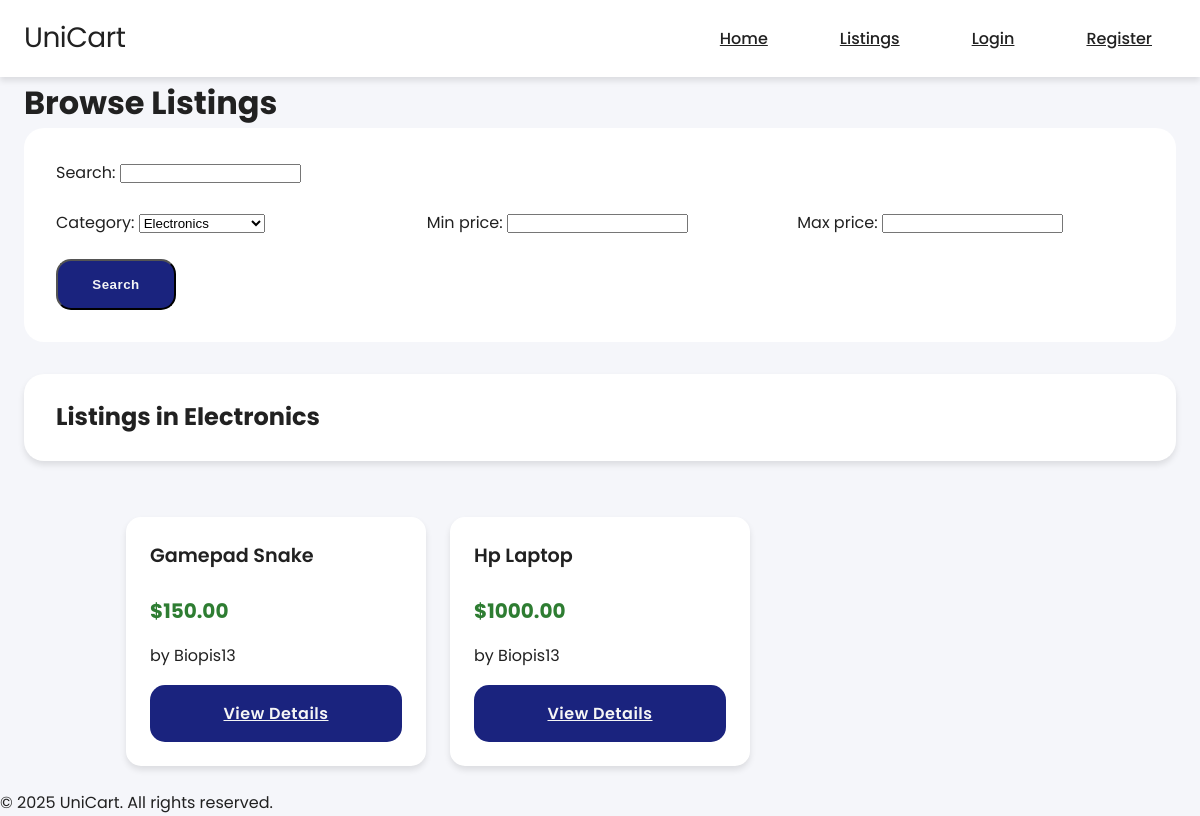
The app's page /listings/?category=1 with its own data.
### marketplace/models.py (models this page shows, shortened)
class Category(models.Model):
    name = models.CharField(max_length=100)
    def __str__(self):
        return self.name
    class Meta:
        verbose_name_plural = "Categories"

class Listing(models.Model):
    title = models.CharField(max_length=200)
    description = models.TextField()
    price = models.DecimalField(max_digits=10, decimal_places=2)
    image = models.ImageField(upload_to='listings/',blank=True,null=True)
    date = models.DateTimeField(auto_now_add=True)
    seller = models.ForeignKey(User, on_delete=models.CASCADE)
    categories = models.ManyToManyField('Category')

### marketplace/views.py (the view)
# urls.py: path('listings/', views.listing_list, name='listing_list'),
def listing_list(request):
    listings = Listing.objects.all()
    form = ListingSearchForm(request.GET)
    if form.is_valid():
        if form.cleaned_data.get('category'):
            listings = listings.filter(categories=form.cleaned_data['category'])
        if form.cleaned_data.get('min_price'):
            listings = listings.filter(price__gte=form.cleaned_data['min_price'])
        if form.cleaned_data.get('max_price'):
            listings = listings.filter(price__lte=form.cleaned_data['max_price'])
        if form.cleaned_data.get('query'):
            listings = listings.filter(title__icontains=form.cleaned_data['query'])
    return render(request, 'marketplace/listing_list.html', {
        'listings': listings,
        'form': form,
        'selected_category': form.cleaned_data.get('category') if form.is_valid() else None
    })

### marketplace/forms.py
class ListingSearchForm(forms.Form):
    query = forms.CharField(required=False, label='Search')
    category = forms.ModelChoiceField(
        queryset=Category.objects.all(),
        required=False,
        empty_label="All Categories"
    )
    min_price = forms.DecimalField(required=False, min_value=0)
    max_price = forms.DecimalField(required=False, min_value=0)
    university = forms.CharField(required=False)

### templates/marketplace/listing_list.html (shortened to what this page needs)
{% extends 'base.html' %}
{% block content %}
<div class="container">
    <div class="listings-page">
        <div class="listings-header">
            <h1>Browse Listings</h1>
        </div>
        <div class="search-section">
            <form method="get" class="search-form">
                <div class="search-box">
                    {{ form.query.label_tag }}
                    {{ form.query }}
                </div>
                <div class="filter-grid">
                    <div class="filter-group">
                        {{ form.category.label_tag }}
                        {{ form.category }}
                    </div>
                    <div class="filter-group">
                        {{ form.min_price.label_tag }}
                        {{ form.min_price }}
                    </div>
                    <div class="filter-group">
                        {{ form.max_price.label_tag }}
                        {{ form.max_price }}
                    </div>
                </div>
                <button type="submit" class="btn btn-secondary">Search</button>
            </form>
        </div>
        {% if selected_category %}
        <div class="category-header">
            <h2>Listings in {{ selected_category.name }}</h2>
        </div>
        {% endif %}
        <div class="listings-grid">
            {% for listing in listings %}
            <div class="listing-card">
                <div class="listing-content">
                    <h3>{{ listing.title }}</h3>
                    <p class="price">${{ listing.price }}</p>
                    <p class="seller">by {{ listing.seller.username }}</p>
                    <a href="{% url 'listing_detail' listing.pk %}" class="btn btn-secondary">View Details</a>
                </div>
            </div>
            {% empty %}
            <div class="no-listings">
                <p>No listings found {% if selected_category %}in {{ selected_category.name }}{% endif %}</p>
            </div>
            {% endfor %}
        </div>
    </div>
</div>
{% endblock %}

### static/css/style.css (style rules this page uses)
:root { --primary-color: #1a237e; --accent-color: #1976d2; --success-color: #2e7d32; --warning-color: #f57f17; --danger-color: #c62828; --text-color: #212121; --text-light: #f5f5f5; --light-bg: #f5f5f5; --card-bg: #ffffff; --border-color: #e0e0e0; --border-radius: 20px; --border-radius-sm: 15px; --box-shadow: 0 4px 6px rgba(0, 0, 0, 0.1); --transition: all 0.3s ease; --container-width: 1200px; --spacing-xs: 0.5rem; --spacing-sm: 1rem; --spacing-md: 1.5rem; --spacing-lg: 2rem; --spacing-xl: 3rem; }
* { margin: 0; padding: 0; box-sizing: border-box; }
body { font-family: 'Poppins', sans-serif; line-height: 1.6; color: var(--text-color); background-color: #f5f6fa; }
.container { max-width: var(--container-width); margin: 0 auto; padding: 0 var(--spacing-md); width: 100%; }
.listings-grid { display: grid; grid-template-columns: repeat(auto-fill, minmax(250px, 300px)); gap: var(--spacing-md); padding: var(--spacing-md) 0; justify-content: center; }
.listing-card { display: flex; flex-direction: column; height: 100%; background: var(--card-bg); border-radius: var(--border-radius-sm); box-shadow: var(--box-shadow); transition: var(--transition); }
.listing-content { display: flex; flex-direction: column; gap: var(--spacing-sm); padding: var(--spacing-md); flex: 1; }
.listing-content h3 { color: var(--text-color); font-weight: 600; font-size: 1.2rem; margin-bottom: 0.5rem; }
.price { color: var(--success-color); font-weight: 700; font-size: 1.25rem; }
.btn { padding: var(--spacing-sm) var(--spacing-lg); font-weight: 600; letter-spacing: 0.5px; display: inline-flex; align-items: center; justify-content: center; gap: var(--spacing-xs); min-width: 120px; border-radius: var(--border-radius-sm); }
.btn-secondary { background-color: var(--primary-color); color: var(--text-light); }
.search-section { background: white; padding: var(--spacing-lg); border-radius: var(--border-radius); margin-bottom: var(--spacing-lg); }
.filter-grid { display: grid; grid-template-columns: repeat(auto-fit, minmax(200px, 1fr)); gap: var(--spacing-md); margin: var(--spacing-md) 0; }
.category-header { background: white; padding: var(--spacing-md) var(--spacing-lg); margin: var(--spacing-lg) 0; border-radius: var(--border-radius); box-shadow: var(--box-shadow); }
.listing-card { animation: fadeIn 0.5s ease-out forwards; }

### records on screen
Category: name "Electronics"
Listing: title "Gamepad Snake", price "150.00", seller.username "Biopis13"
Listing: title "Hp Laptop", price "1000.00", seller.username "Biopis13"
